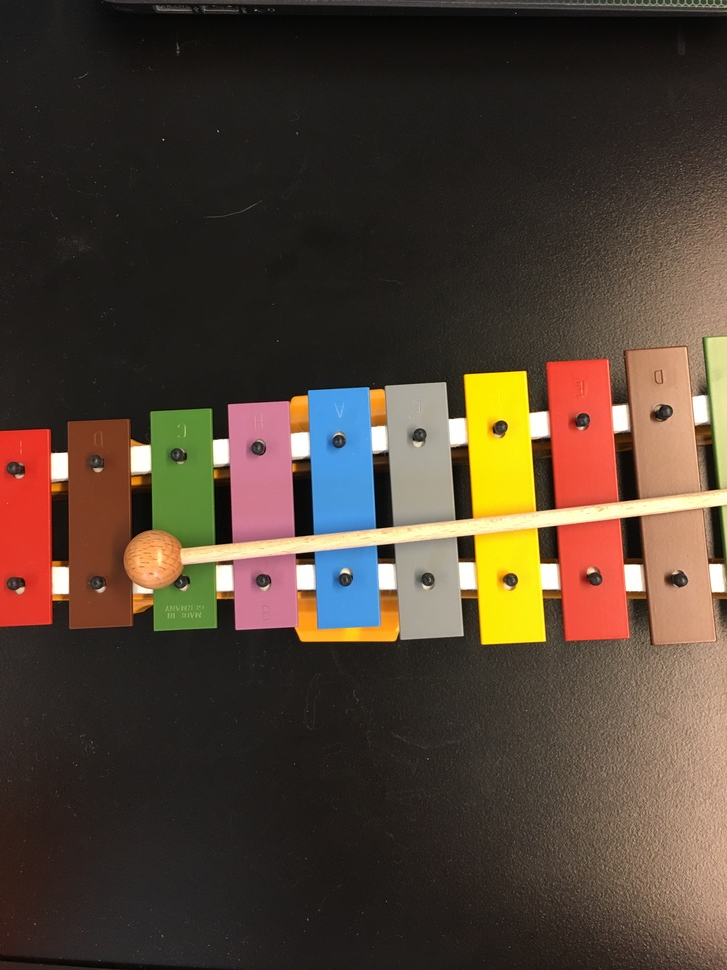
#> input picture ball.JPG, 727 x 970 px, shrunk from 3024 x 4032 before the run, given in place of the camera
$ python camera_test.py
#> lines starting #> are read from the running program, lines starting #| are printed output that depends on the picture
# -*- coding: utf-8 -*-
"""
Created on Mon Jul 23 13:48:49 2018

@author: fengh
"""

import numpy as np
import cv2

cap = cv2.VideoCapture(0)

while(True):
    # Capture frame-by-frame
    ret, frame = cap.read()
#> frame is the input picture: shape (970, 727, 3); mean B, G, R 51.4, 64.6, 79.3

    # Our operations on the frame come here
    gray = cv2.cvtColor(frame, cv2.COLOR_BGR2GRAY)
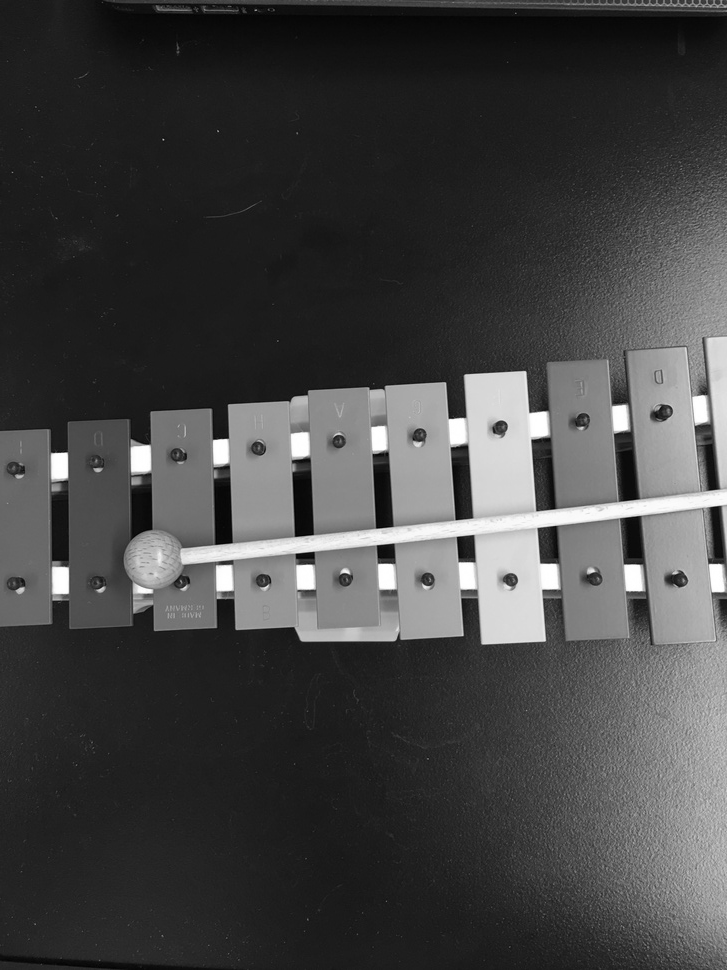
#> gray: shape (970, 727); min 1, max 255, mean 67.5

    img = cv2.medianBlur(gray, 5)

    cimg = cv2.cvtColor(img,cv2.COLOR_GRAY2BGR)

    circles = cv2.HoughCircles(img,cv2.HOUGH_GRADIENT,6,20000,
                            param1=50,param2=30,minRadius=0,maxRadius=0)
#> circles = [[333, 885, 352.2]]

    circles = np.uint16(np.around(circles))
#> circles = [[333, 885, 352]]

    # peri = cv2.arcLength(img, True)

    # approx = cv2.approxPolyDP(img, 0.04 * peri, True)

    for i in circles[0,:]:
        # draw the outer circle
        cv2.circle(cimg,(i[0],i[1]),i[2],(0,255,0),2)
        # draw the center of the circle
        cv2.circle(cimg,(i[0],i[1]),2,(0,0,255),3)
#> this loop made 1 pass
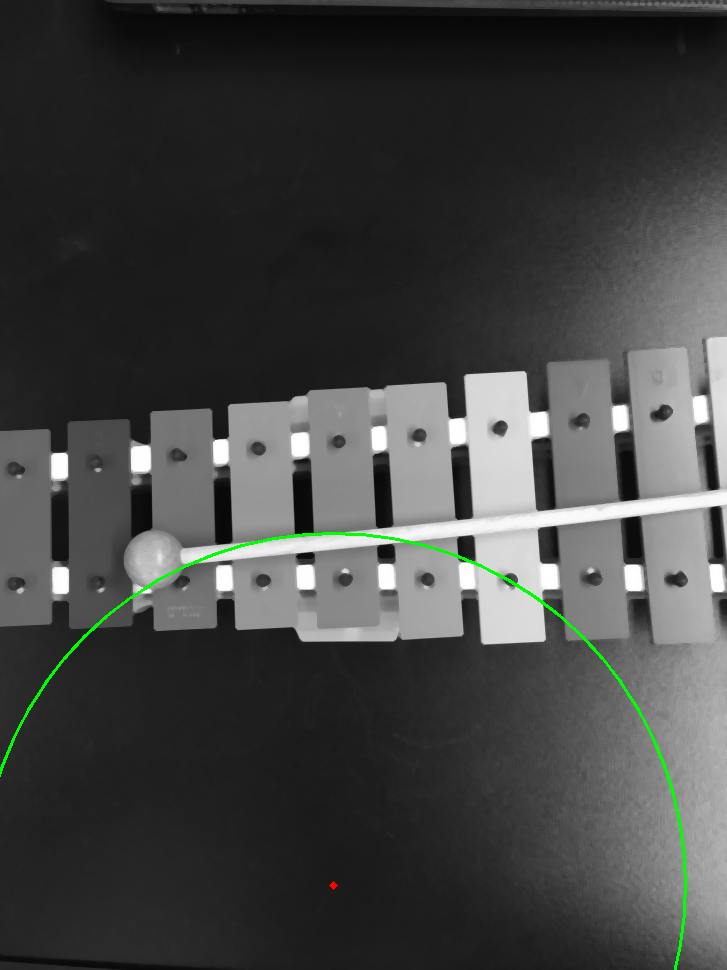
#> cimg: shape (970, 727, 3); mean B, G, R 66.8, 68, 66.8
        # Display the resulting frame
    cv2.imshow('Xylophone and hammer',cimg)
    if cv2.waitKey(1) & 0xFF == ord('q'):
#> (key q is pressed here)
        break

# When everything done, release the capture
cap.release()
cv2.destroyAllWindows()
